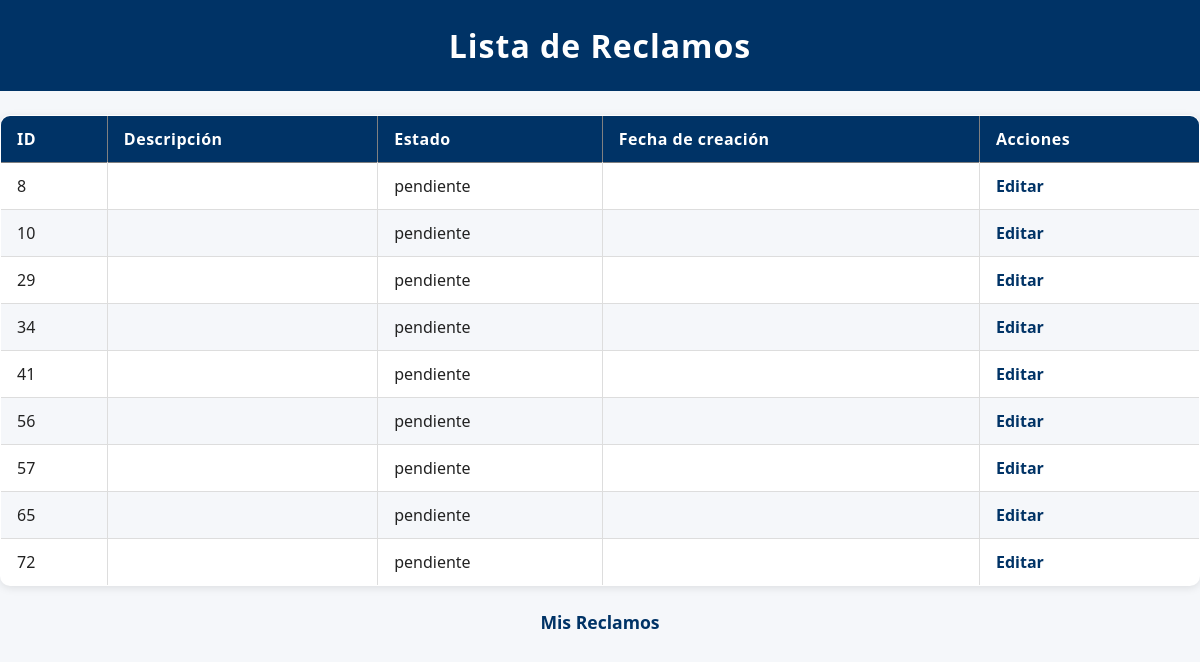
The page /listar_reclamos (signed in) on the database as committed earlier.
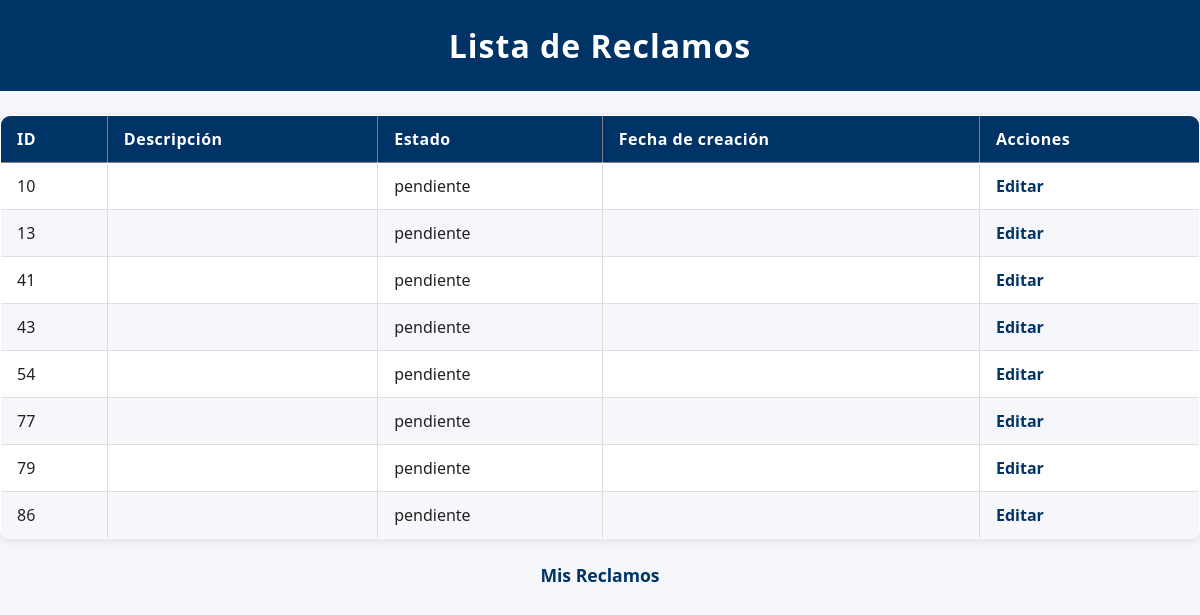
The same page on the database as committed later.
### modules/modelos.py (models this page shows)
class Base(DeclarativeBase):
    pass

class ModeloReclamo(Base):
    __tablename__ = 'reclamos'
    id = Column(Integer, primary_key=True)
    estado = Column(String, default="pendiente")
    fecha_hora = Column(DateTime, default=datetime.utcnow)
    contenido = Column(String)
    usuario_id = Column(Integer, ForeignKey('usuarios.id'))
    departamento = Column(String)
    clasificacion = Column(String)
    cantidad_adherentes = Column(Integer, default=1) #Se contabiliza como adherente el usuario que crea el reclamo
    tiempo_estimado = Column(Integer,default=0) #Solo se cambia cuando el reclamo pasa de pendiente -->en proceso
    usuarios = relationship(
        "ModeloUsuario",
        secondary=usuarios_reclamos,
        back_populates="reclamos"
    )
    usuario = relationship("ModeloUsuario", foreign_keys=[usuario_id], backref="reclamos_creados")

### server.py (the view)
@app.route('/listar_reclamos')
@login_required
def listar_reclamos():
    reclamos = repo_reclamos.obtener_todos_los_registros(current_user.id)
    return render_template('listar_reclamos.html', reclamos=reclamos)

### modules/login.py (called while the page is built)
    @property
    def is_authenticated(self):
        return True

### modules/repositorio.py (called while the page is built)
    def obtener_registro_por_filtro(self, campo, valor, campo2=None, valor2=None):
        query = self.__session.query(ModeloUsuario).filter(getattr(ModeloUsuario, campo) == valor)
        if campo2 and valor2:
            query = query.filter(getattr(ModeloUsuario, campo2) == valor2)
        modelo = query.first()
        if modelo:
            return self.__map_modelo_a_entidad(modelo)
        return None

    def __map_modelo_a_entidad(self, modelo: ModeloUsuario):
        return Usuario(
            nombre=modelo.nombre,
            apellido=modelo.apellido,
            email=modelo.email,
            nombre_de_usuario=modelo.nombre_de_usuario,
            contraseña=modelo.contraseña,
            rol=modelo.rol,
            claustro=modelo.claustro,
            id=modelo.id
        )

    def obtener_todos_los_registros(self, usuario_id):
        return self.__session.query(ModeloReclamo).filter_by(usuario_id=usuario_id).all()

### modules/usuarios.py (called while the page is built)
    @property
    def nombre(self):
        return self.__nombre

    @property
    def apellido(self):
        return self.__apellido

    @property
    def rol(self):
        return self.__rol

### templates/listar_reclamos.html (shortened to what this page needs)
<!DOCTYPE html>
<html lang="en">
<head>
    <link rel="stylesheet" href="{{ url_for('static', filename='style.css') }}">
</head>
<body>
    <h1>Lista de Reclamos</h1>
    <table border="1">
        <thead>
            <tr>
                <th>ID</th>
                <th>Descripción</th>
                <th>Estado</th>
                <th>Fecha de creación</th>
                <th>Acciones</th>
            </tr>
        </thead>
        <tbody>
            {% for reclamo in reclamos %}
            <tr>
                <td>{{ reclamo.id }}</td>
                <td>{{ reclamo.descripcion }}</td>
                <td>{{ reclamo.estado }}</td>
                <td>{{ reclamo.fecha_creacion }}</td>
                <td>
                    <a href="{{ url_for('editar_reclamo', reclamo_id=reclamo.id) }}">Editar</a>
                </td>
            </tr>
            {% endfor %}
        </tbody>
    </table>
    <p><a href="{{ url_for('mis_reclamos') }}">Mis Reclamos</a></p>
</body>
</html>

Rows that differ between the two databases and show on the page:
no longer on this page (row edited): ModeloReclamo: id "8", estado "pendiente"
no longer on this page (row edited): ModeloReclamo: id "29", estado "pendiente"
no longer on this page (row edited): ModeloReclamo: id "34", estado "pendiente"
no longer on this page (row edited): ModeloReclamo: id "56", estado "pendiente"
no longer on this page (row edited): ModeloReclamo: id "57", estado "pendiente"
no longer on this page (row edited): ModeloReclamo: id "65", estado "pendiente"
no longer on this page (row edited): ModeloReclamo: id "72", estado "pendiente"
now on this page (row edited): ModeloReclamo: id "13", estado "pendiente"
now on this page (row edited): ModeloReclamo: id "43", estado "pendiente"
now on this page (row edited): ModeloReclamo: id "54", estado "pendiente"
now on this page (row edited): ModeloReclamo: id "77", estado "pendiente"
now on this page (row edited): ModeloReclamo: id "79", estado "pendiente"
now on this page (row edited): ModeloReclamo: id "86", estado "pendiente"
